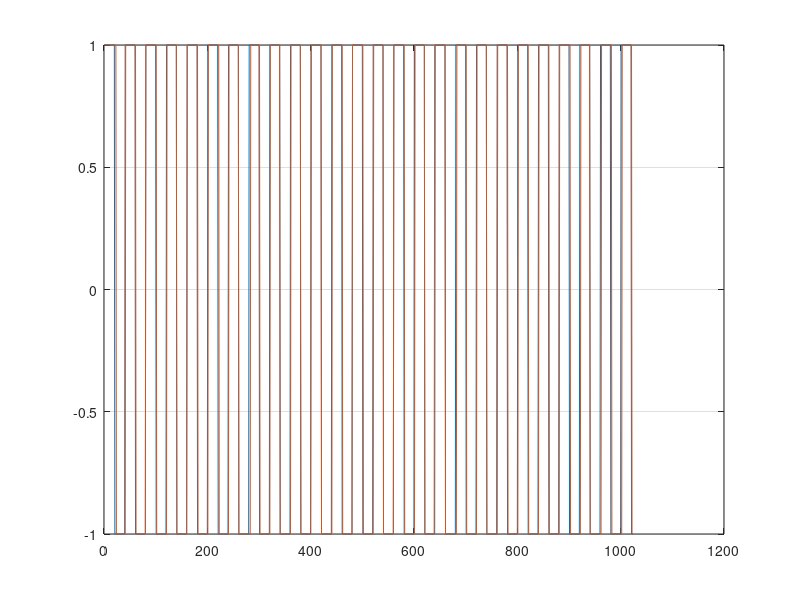
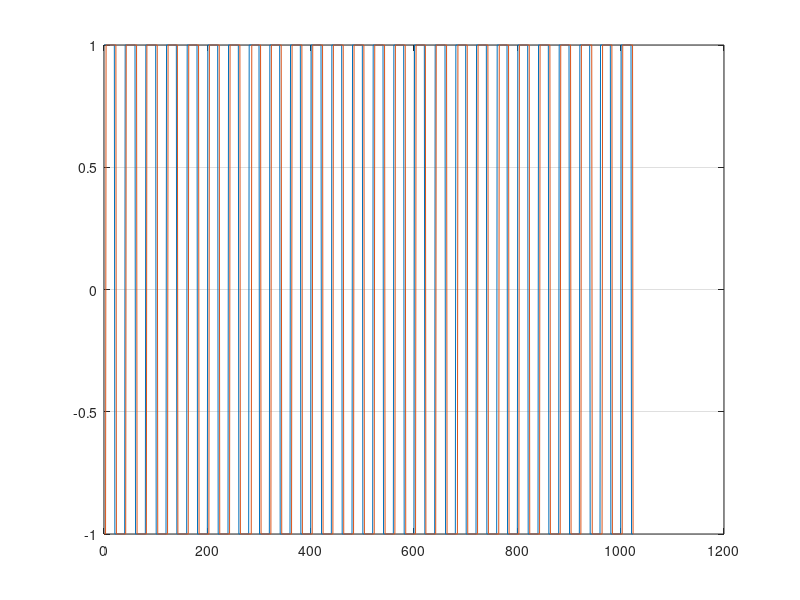

These figures' MATLAB source, in order:
fclose all; close all; clear mex; clear all; clc;

n = (0:(2^10-1)).';

sig = sign(sin(0.01 + 2*pi*1/40*n));
noi = randn(size(n))*sqrt(0.25);
r = sig + noi;

%figure; plot([sig, noi, r]); grid on;
% 
% % tech 1
% rTh = ((r > 0) * 2) - 1;
% figure; plot([rTh]); grid on;
% 
% % tech 2
% rThMa = conv(ones(11,1)/11, rTh); 
% rThMaTh = ((rThMa > 0) * 2) - 1;
% figure; plot([rThMaTh]); grid on;

L = 7;  % preferable to take odd number

% tech 3
rMa = conv(ones(L,1)/L, r);
rMa = rMa((L-1)/2 + n);
rMaTh = ((rMa > 0) * 2) - 1;

figure; plot([sig rMaTh]); grid on;

% tech 4
rWin = buffer(r, L, L-1);
rWinSort = sort(rWin, 1);
rMed = rWinSort( ceil(L/2), :).';
rMedTh = ((rMed > 0) * 2) - 1;

figure; plot([sig rMedTh]); grid on;

dummy = 1;